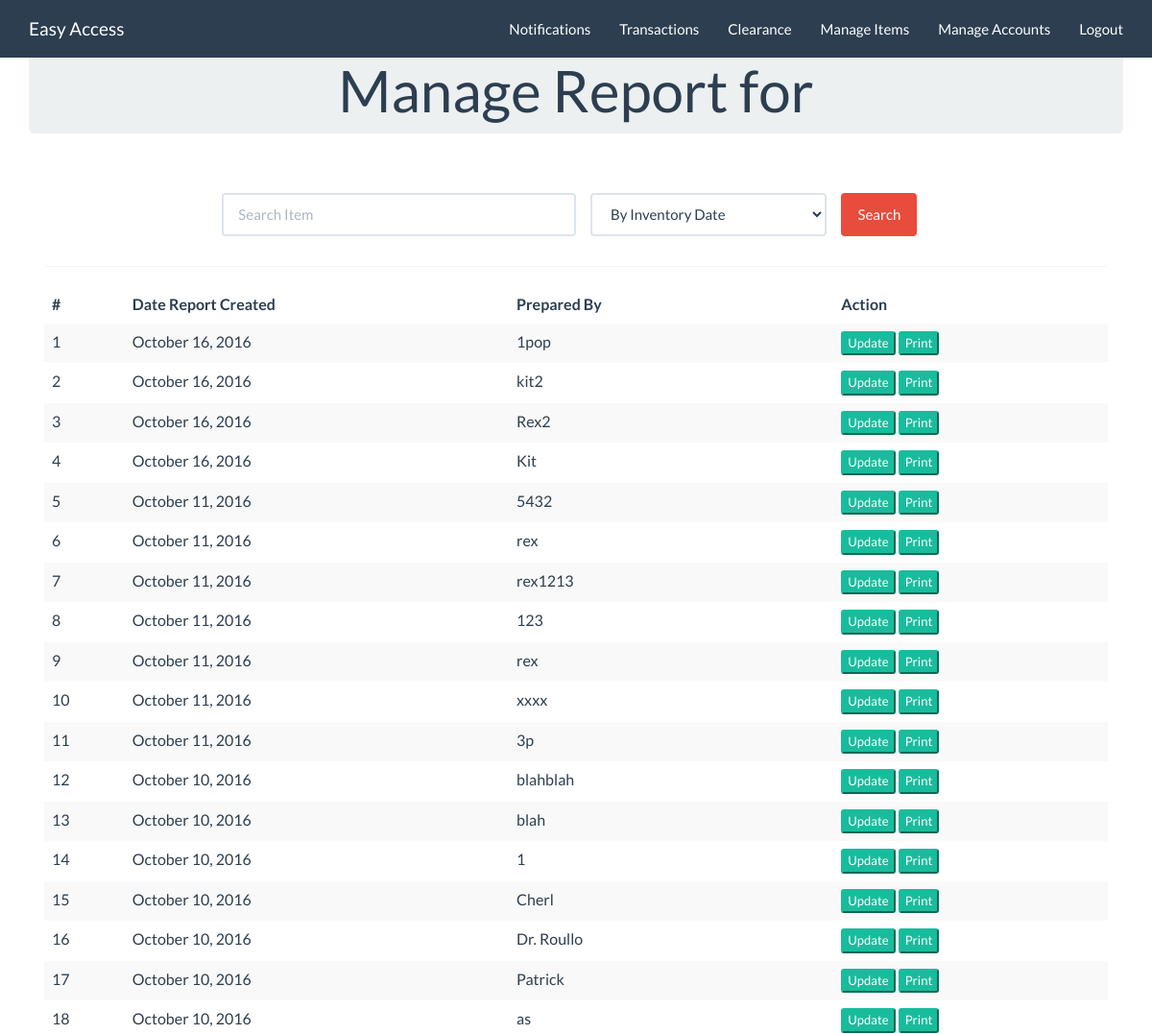
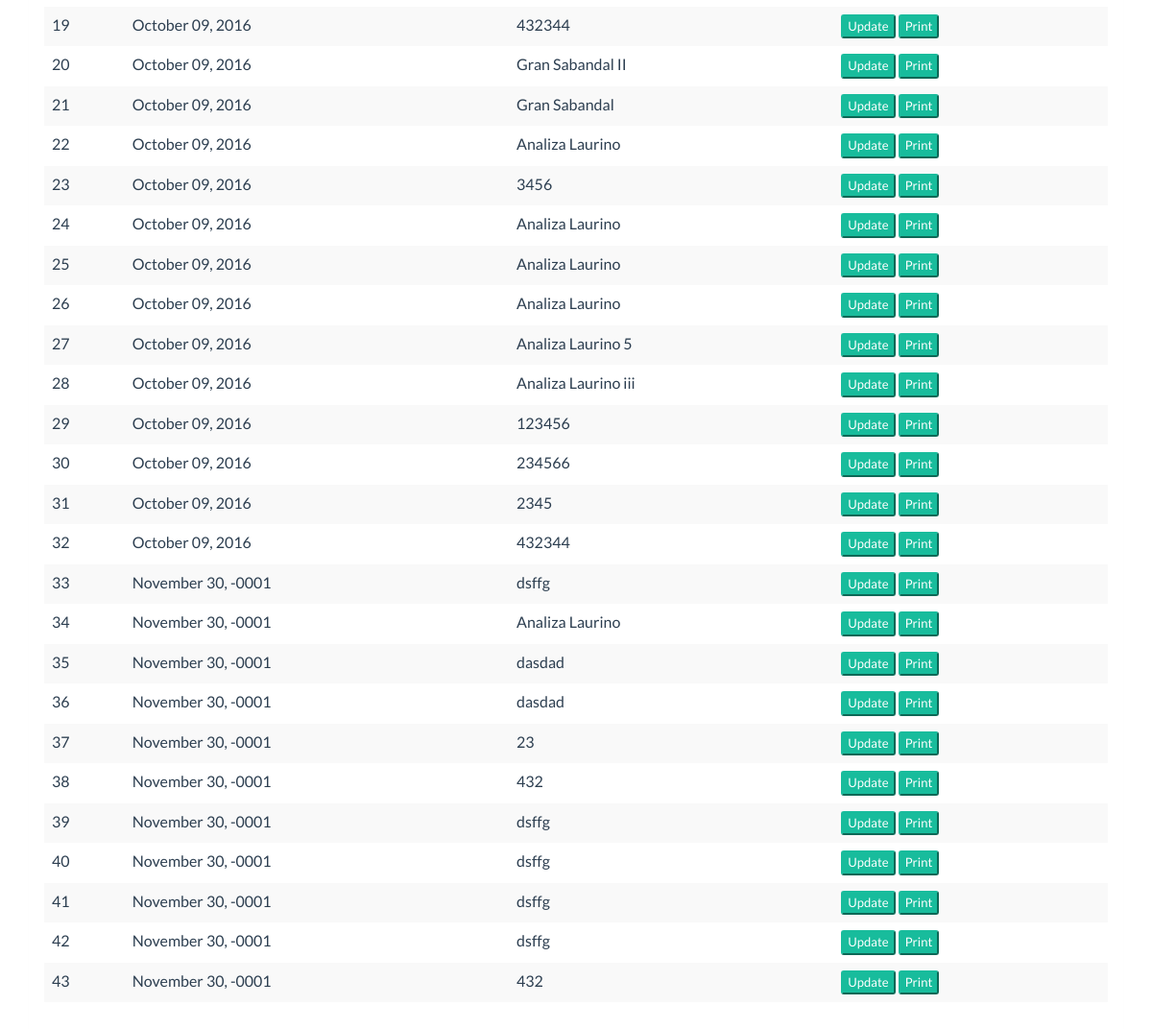
The app's page /index.php/inventory_admin/viewInventory with its own data (2 pictures, top to bottom).
### tables this page shows
CREATE TABLE `inventory` (
  `inventoryid` int(11) NOT NULL,
  `department` varchar(45) NOT NULL,
  `departmenthead` varchar(45) NOT NULL,
  `laboratory` varchar(45) NOT NULL,
  `laboratoryhead` varchar(45) NOT NULL,
  `buildingname` varchar(45) NOT NULL,
  `floor` varchar(45) NOT NULL,
  `custodian` varchar(45) NOT NULL,
  `campus` varchar(45) NOT NULL,
  `inventorydate` date NOT NULL,
  `position` varchar(45) NOT NULL,
  `preparedby` varchar(45) NOT NULL,
  `approvedby` varchar(45) NOT NULL,
  `csvFilename` varchar(45) NOT NULL,
  `createdby_id` varchar(20) NOT NULL
);

### application/controllers/inventory_admin.php (called while the page is built, shortened)
	<?php
class inventory_admin extends CI_Controller {
	public function __construct()
        {
                $this->load->view('admin/head');
                $this->load->view('templates/header');
        }
	public function viewInventory()
	{
			$x = $this->itemdb->get_labs();
			$report = $this->input->post('name_search');
			$ref = $this->input->post('searchBy');
			$lab = $this->input->post('lab');
			if(!$ref)
				$ref = 'inventorydate';
			$data['lab']=$x;
			$data['x'] = $this->inventorydb->get_search($report,$ref,$lab);
			$this->load->view('admin/manageReport',$data);
	}
}
?>

### index.php (called while the page is built, shortened)
<?php
require_once BASEPATH.'core/CodeIgniter.php';

### application/models/itemdb.php (called while the page is built, shortened)
<?php
class itemdb extends CI_Model {
        public function get_labs()
        {
          $query = $this->db->get('laboratory');
          return $query->result();
        }
  }?>

### application/models/inventorydb.php (called while the page is built, shortened)
<?php
class inventorydb extends CI_Model {
        public function get_search($value,$ref,$lab="")
        {
          $this->db->like($ref,$value);
          if($ref == 'inventorydate'){
              $query = $this->db->order_by($ref,'DESC')->get('inventory');
          }else{
              $query = $this->db->order_by($ref,'ASC')->get('inventory');
          }
          return $query->result();
        }
}
?>

### application/views/admin/manageReport.php (the view)
<?php
  if(isset($_POST['lab']))
  {
    $check = $_POST['lab'];
  }
  else
  {
    $check = $this->session->userdata('lab');
  }
?>
<div class="container">
<div class="starter-template">
  <div id="headerprint" class="jumbotron">
        <center><h1>Manage Report for <?php echo $this->session->userdata('lab');?></h1>  </center>
    </div>
    <div class="panel">
        <div class="panel-body">
<div class="panel">
        <div class="panel-body">
        <?php
        $attributes = array("class" => "form-horizontal", "role" => "form", "id" => "searchform", "name" => "searchform");
        echo form_open("inventory_admin/viewInventory", $attributes);?>
            <div class="form-group">
              <?php if ($this->session->userdata('type')=='admin'): ?>
                  <div class="col-xs-6 col-sm-3">
                    <select name="lab" class="form-control">
                      <?php foreach ($lab as $key => $value): ?>
                          <?php
                           if ($value->name == $check): ?>
                              <option value="<?php echo $value->name; ?>" selected><?php echo $value->name; ?></option>
                          <?php else: ?>
                              <option value="<?php echo $value->name; ?>"><?php echo $value->name; ?></option>
                          <?php endif ?>
                      <?php endforeach ?>
                    </select>
                  </div>
                  <div class="col-xs-6 col-sm-4" style="padding:0;">
                    <input class="form-control" id="name_search" name="name_search" placeholder="Search Item" type="text" value="<?php echo set_value('name_search'); ?>" />
                  </div>
                  <div class="col-xs-6 col-sm-3">
                            <?php
                              $data = array(
                                        'inventorydate'  =>  'By Inventory Date',
                                        'preparedby'  => 'By Prepared by',
                                        );
                              echo form_dropdown('searchBy',$data,set_value('searchBy'),'class="form-control"');
                            ?>
                  </div>
                  <div class="col-xs-6 col-sm-2" style="padding:0;">
                    <input id="btn_search" name="btn_search" type="submit" class="btn btn-danger" value="Search"/>
                  </div>
              <?php else: ?>
                  <div class="col-md-4 col-sm-offset-2" style="padding:0;">
                    <input class="form-control" id="name_search" name="name_search" placeholder="Search Item" type="text" value="<?php echo set_value('name_search'); ?>" />
                  </div>
                  <div class="col-xs-3">
                            <?php
                              $data = array(
                                        'inventorydate'     => 'By Inventory Date',
                                        'preparedby'        => 'By Prepared by',
                              );
                              echo form_dropdown('searchBy',$data,set_value('searchBy'),'class="form-control"');
                            ?>
                  </div>
                  <div class="col-xs-2" style="padding:0;">
                    <input id="btn_search" name="btn_search" type="submit" class="btn btn-danger" value="Search"/>
                  </div>
              <?php endif ?>
            </div>
        <?php echo form_close(); ?>
        </div>
</div>
<div class="starter-template">
        <?php if (!$x): ?>
            <h2 style="margin-top:50px;text-align:center">No Reports Found</h2>
        <?php else: ?>
          <div class="table-responsive">
            <table class="table table-striped">
              <thead>
                <tr>
                  <th>#</th>
                  <th>Date Report Created</th>
                  <th>Prepared By</th>
                  <th>Action</th>
                </tr>
              </thead>
              <tbody>
                <?php for ($i = 0; $i < count($x); ++$i) { ?>
                <tr>
                    <td><?php echo $i+1?></td>
                    <td><?php echo date("F d, Y",strtotime($x[$i]->inventorydate )); ?></td>
                    <td><?php echo $x[$i]->preparedby; ?></td>
                    <td>
                        <?php if($this->session->userdata('type')!="admin"){ echo anchor('inventory_admin/updateReport/'.$x[$i]->inventoryid,'<button class="btn-xs btn-success">Update</button>'); }?>
                        <?php echo anchor('inventory_admin/printReport/'.$x[$i]->inventoryid,'<button class="btn-xs btn-success">Print</button>');?>
                    </td>
                </tr>
                <?php } ?>
              </tbody>
            </table>
          </div>
        <?php endif ?>
   </div>
</div>

### records on screen
inventory: inventorydate "October 16, 2016", preparedby "1pop", inventoryid "Update", inventoryid "Print"
inventory: inventorydate "October 16, 2016", preparedby "kit2", inventoryid "Update", inventoryid "Print"
inventory: inventorydate "October 16, 2016", preparedby "Rex2", inventoryid "Update", inventoryid "Print"
inventory: inventorydate "October 16, 2016", preparedby "Kit", inventoryid "Update", inventoryid "Print"
inventory: inventorydate "October 11, 2016", preparedby "5432", inventoryid "Update", inventoryid "Print"
inventory: inventorydate "October 11, 2016", preparedby "rex", inventoryid "Update", inventoryid "Print"
inventory: inventorydate "October 11, 2016", preparedby "rex1213", inventoryid "Update", inventoryid "Print"
inventory: inventorydate "October 11, 2016", preparedby "123", inventoryid "Update", inventoryid "Print"
inventory: inventorydate "October 11, 2016", preparedby "rex", inventoryid "Update", inventoryid "Print"
inventory: inventorydate "October 11, 2016", preparedby "xxxx", inventoryid "Update", inventoryid "Print"
inventory: inventorydate "October 11, 2016", preparedby "3p", inventoryid "Update", inventoryid "Print"
inventory: inventorydate "October 10, 2016", preparedby "blahblah", inventoryid "Update", inventoryid "Print"
inventory: inventorydate "October 10, 2016", preparedby "blah", inventoryid "Update", inventoryid "Print"
inventory: inventorydate "October 10, 2016", preparedby "1", inventoryid "Update", inventoryid "Print"
inventory: inventorydate "October 10, 2016", preparedby "Cherl", inventoryid "Update", inventoryid "Print"
inventory: inventorydate "October 10, 2016", preparedby "Dr. Roullo", inventoryid "Update", inventoryid "Print"
inventory: inventorydate "October 10, 2016", preparedby "Patrick", inventoryid "Update", inventoryid "Print"
inventory: inventorydate "October 10, 2016", preparedby "as", inventoryid "Update", inventoryid "Print"
inventory: inventorydate "October 09, 2016", preparedby "432344", inventoryid "Update", inventoryid "Print"
inventory: inventorydate "October 09, 2016", preparedby "Gran Sabandal II", inventoryid "Update", inventoryid "Print"
inventory: inventorydate "October 09, 2016", preparedby "Gran Sabandal", inventoryid "Update", inventoryid "Print"
inventory: inventorydate "October 09, 2016", preparedby "Analiza Laurino", inventoryid "Update", inventoryid "Print"
inventory: inventorydate "October 09, 2016", preparedby "3456", inventoryid "Update", inventoryid "Print"
inventory: inventorydate "October 09, 2016", preparedby "Analiza Laurino", inventoryid "Update", inventoryid "Print"
inventory: inventorydate "October 09, 2016", preparedby "Analiza Laurino", inventoryid "Update", inventoryid "Print"
inventory: inventorydate "October 09, 2016", preparedby "Analiza Laurino", inventoryid "Update", inventoryid "Print"
inventory: inventorydate "October 09, 2016", preparedby "Analiza Laurino 5", inventoryid "Update", inventoryid "Print"
inventory: inventorydate "October 09, 2016", preparedby "Analiza Laurino iii", inventoryid "Update", inventoryid "Print"
inventory: inventorydate "October 09, 2016", preparedby "123456", inventoryid "Update", inventoryid "Print"
inventory: inventorydate "October 09, 2016", preparedby "234566", inventoryid "Update", inventoryid "Print"
inventory: inventorydate "October 09, 2016", preparedby "2345", inventoryid "Update", inventoryid "Print"
inventory: inventorydate "October 09, 2016", preparedby "432344", inventoryid "Update", inventoryid "Print"
inventory: inventorydate "November 30, -0001", preparedby "dsffg", inventoryid "Update", inventoryid "Print"
inventory: inventorydate "November 30, -0001", preparedby "Analiza Laurino", inventoryid "Update", inventoryid "Print"
inventory: inventorydate "November 30, -0001", preparedby "dasdad", inventoryid "Update", inventoryid "Print"
inventory: inventorydate "November 30, -0001", preparedby "dasdad", inventoryid "Update", inventoryid "Print"
inventory: inventorydate "November 30, -0001", preparedby "23", inventoryid "Update", inventoryid "Print"
inventory: inventorydate "November 30, -0001", preparedby "432", inventoryid "Update", inventoryid "Print"
inventory: inventorydate "November 30, -0001", preparedby "dsffg", inventoryid "Update", inventoryid "Print"
inventory: inventorydate "November 30, -0001", preparedby "dsffg", inventoryid "Update", inventoryid "Print"
inventory: inventorydate "November 30, -0001", preparedby "dsffg", inventoryid "Update", inventoryid "Print"
inventory: inventorydate "November 30, -0001", preparedby "dsffg", inventoryid "Update", inventoryid "Print"
inventory: inventorydate "November 30, -0001", preparedby "432", inventoryid "Update", inventoryid "Print"

### other values on screen
anchor('account/index','Easy Access','class="navbar-brand"') "Easy Access"
anchor('borrow/userlist', 'Transactions') "Transactions"
anchor('c_clear/sVio', 'Clearance') "Clearance"
anchor('item_admin/ItemSearch','Manage Items') "Manage Items"
anchor('admin/sUser','Manage Accounts') "Manage Accounts"
